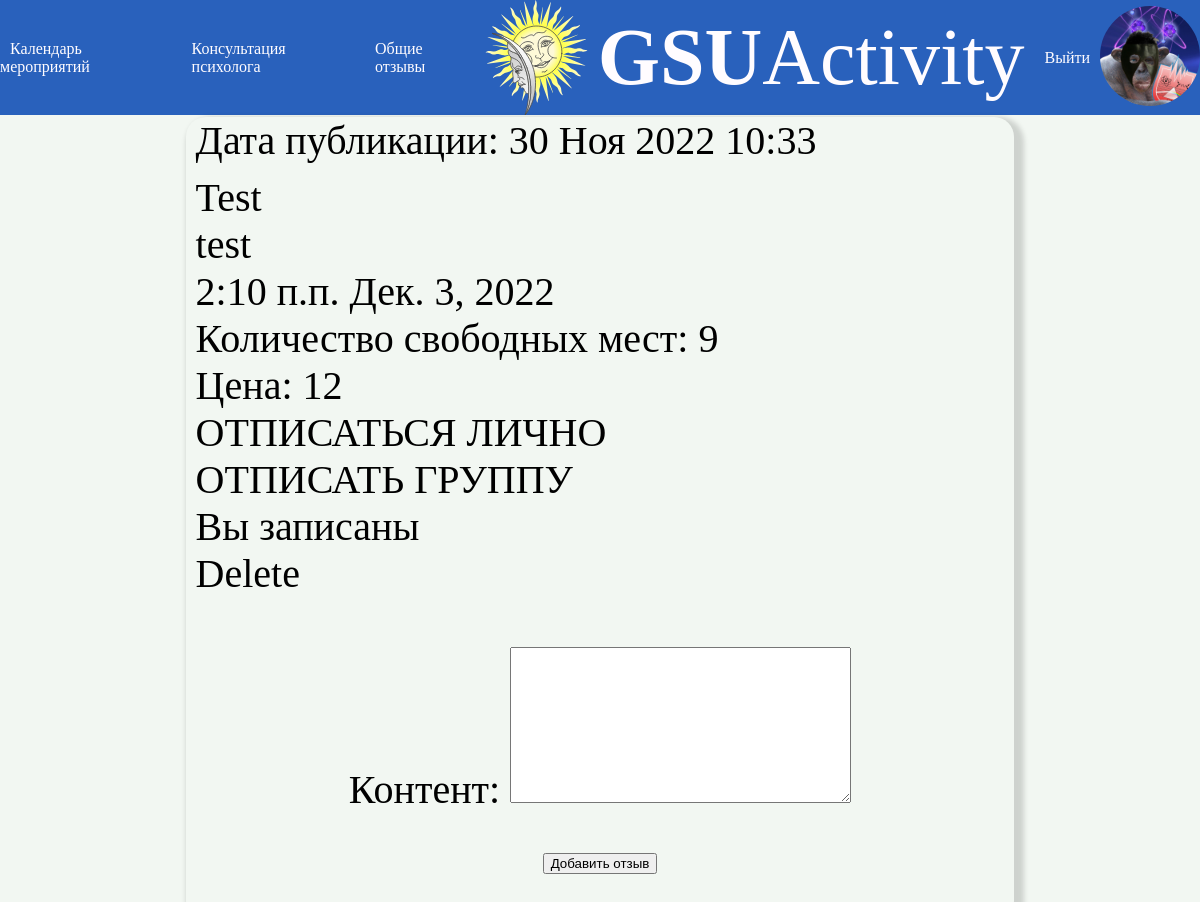
The app's page /41/ (signed in), older data.
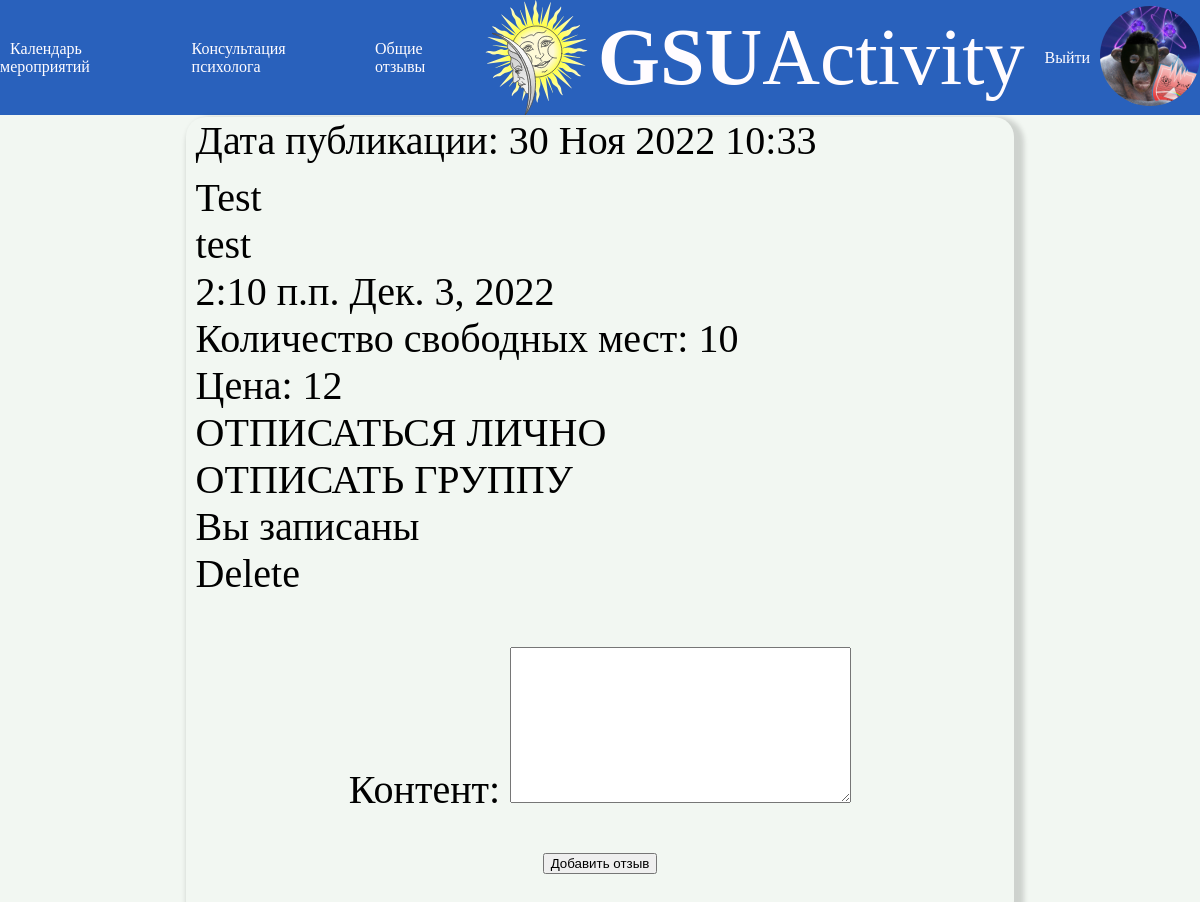
The same page, newer data.
### news/models.py (models this page shows, shortened)
class Post(models.Model):
    tag = (
        ('cult','Культурно-досуговая деятельность'),
        ('sport','Спортивная деятельность'),
        ('mass','Массовые мероприятия и выставки'),
        ('trud','Трудовая и волонтерская деятельность'),
        )
    name = models.CharField(null=True, blank=False,max_length=100,verbose_name='Заголовок')
    content = models.TextField(null=True, blank=False,verbose_name='Контент')
    image = models.ImageField(upload_to='image/%Y/%m/%d/', blank=True, null=True,verbose_name='Изображение')
    file = models.FileField(upload_to='files/%Y/%m/%d/', blank=True, null=True,verbose_name='Приклепленные файлы')
    video = models.FileField(upload_to='video/%Y/%m/%d/', blank=True, null=True,verbose_name='Видео')
    audio = models.FileField(upload_to='audio/%Y/%m/%d/', blank=True, null=True,verbose_name='Аудио')
    author = models.ForeignKey(AdvUser, on_delete=models.CASCADE, null=True,verbose_name='Автор')
    pubdate = models.DateTimeField(auto_now_add=True, db_index=True, verbose_name='Дата публикации')
    eventtime = models.TimeField(db_index=True,null=True,blank=False,verbose_name='Время')
    eventdate = models.DateField(db_index=True,null=True,blank=False,verbose_name='Дата')
    stoim = models.CharField(null = True, blank = False, max_length=10,verbose_name='Стоимость')
    mesta = models.IntegerField(null = True, blank = False,default=2,validators=[MinValueValidator(0)],verbose_name='Количество мест')
    tags = models.CharField( blank = False,choices=tag, max_length=50,verbose_name='Тэг')
    zapisi = models.ManyToManyField(AdvUser, related_name='Записаные',blank=True,verbose_name='Записаные')
    class Meta:
        verbose_name_plural = 'События'
        verbose_name = 'Событие'
        ordering = ['eventdate']

### news/views.py (the view, shortened to what this page needs)
# urls.py: path('<int:pk>/', detail, name='detail'),
@login_required
def detail(request, pk):
	your_zapisi = Post.objects.filter(zapisi=request.user.id)
	messageSent = False
	post = get_object_or_404(Post, pk=pk)
	comments = Comment.objects.filter(post=pk,moderation=True)
	initial = {'post': post.pk}
	initial['author'] = request.user.first_name + ' ' + request.user.last_name
	a = date.today()
	b = a + timedelta(days=1)
	form_class = CommentForm
	form = form_class(initial=initial)
	return render(request, 'news/detail.html', {'post': post, 'comments': comments, 'form': form,'messageSent': messageSent,'your_zapisi':your_zapisi,'a':a,'b':b})

### news/forms.py
class CommentForm(ModelForm):
    class Meta:
        model = Comment
        fields = '__all__'
        widgets = {'post': forms.HiddenInput, 'author': forms.HiddenInput,'moderation':forms.HiddenInput,'vist': forms.HiddenInput}

### news/templates/news/detail.html (shortened to what this page needs)
{% extends "layout/basic.html" %}
{% block content %}
	<div class="post">
		<div class="post-author">
			<div class="post-author-a">
				<div>
					Дата публикации: {{ post.pubdate|date:"d M Y H:i" }}
				</div>
			</div>
		</div>
		<div class="post-content">
			{{ post.name}}<br>
			{{ post.content}}<br>{{ post.eventtime }} {{ post.eventdate }}<br>
			Количество свободных мест: {{ post.mesta }}<br>
			Цена: {{ post.stoim }}<br>
			{% if a <  post.eventdate  %}
				{% if post.mesta == 0 %}
				Нет мест<br>
				{% else %}
				{% if b == post.eventdate %}
				Нельзя отписаться<br>
				{% elif post not in your_zapisi %}
				<br>
				{% else %}
				<a href="{% url 'news:otpis' pk=post.pk %}" class="post_link">ОТПИСАТЬСЯ ЛИЧНО</a><br>
				{% endif %}
				{% if b == post.eventdate %}
				Нельзя отписаться<br>
				{% elif post not in your_zapisi %}
				<br>
				{% else %}
				<a href="{% url 'news:otpisg' pk=post.pk %}" class="post_link">ОТПИСАТЬ ГРУППУ</a><br>
				{% endif %}
				{% if post in your_zapisi %}
					Вы записаны<br>
				{% endif %}
				{% endif %}
			{% else %}
				Мероприятие прошло<br>
			{% endif %}
			{% if user.is_superuser == 1 %}
				<a href="{% url 'news:delete_post' pk=post.pk %}"  class="post_link">Delete</a>
			{% endif %}
		</div>
		<form method="post">
			{{ form.as_p }}
			<button type="submit">Добавить отзыв</button>
		</form><br>
	</div>
{% endblock %}

Row changes from the older to the newer data that the page shows:
changed Post "Test": mesta "9" → "10"
